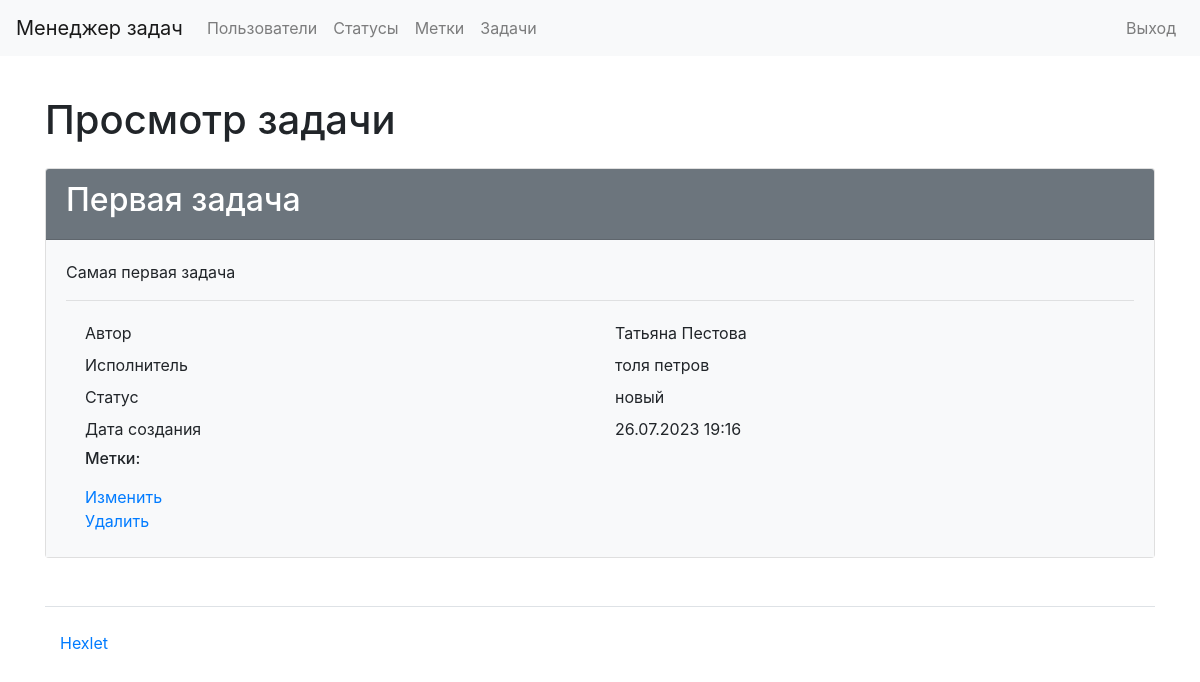
Page /tasks/1/ (signed in) on the earlier database version.
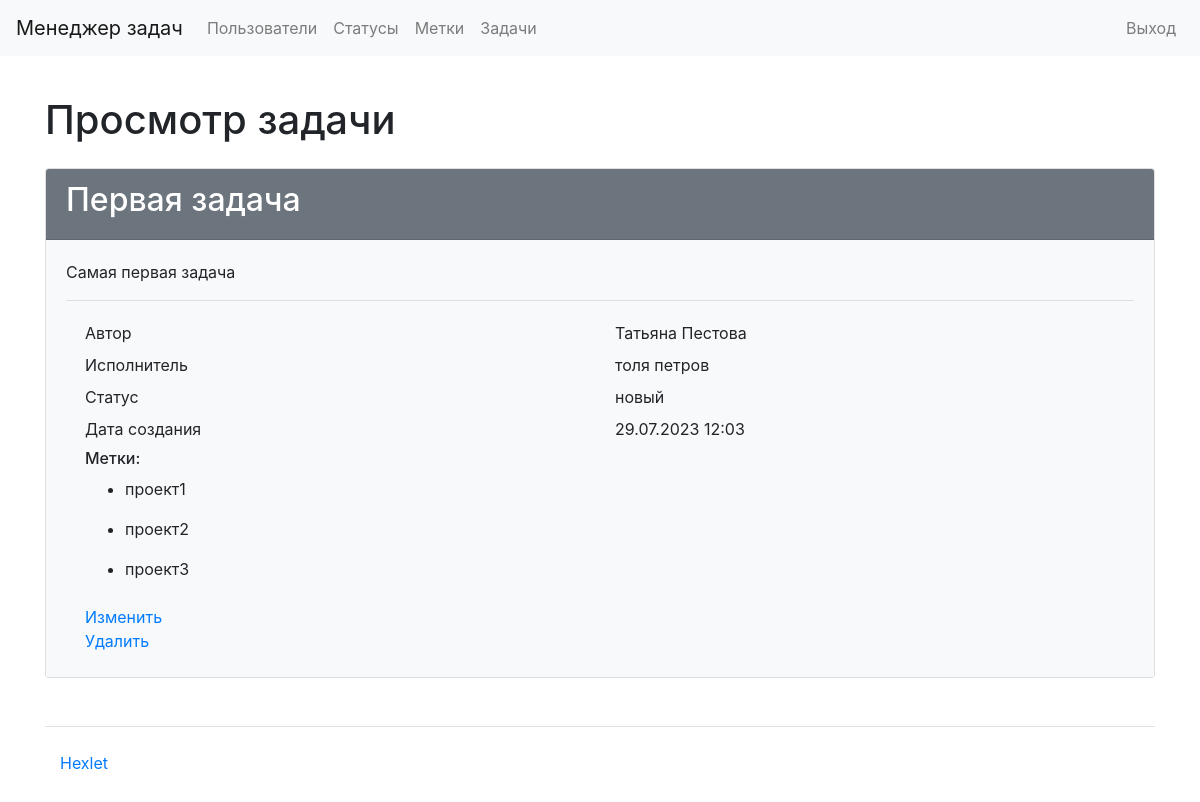
Same page on the later database version.
### task_manager/tasks/models.py (models this page shows, shortened)
class Tasks(models.Model):
    name = models.CharField(max_length=150, verbose_name=_('Name'))
    author = models.ForeignKey(User, on_delete=models.PROTECT,
                               related_name='author',
                               verbose_name=_('Author'))
    description = models.TextField(max_length=10000,
                                   blank=True,
                                   null=True,
                                   verbose_name=_('Description'))
    status = models.ForeignKey(Statuses, on_delete=models.PROTECT,
                               verbose_name=_('Status'))
    executor = models.ForeignKey(User, on_delete=models.PROTECT,
                                 null=True,
                                 blank=True,
                                 related_name='executor',
                                 verbose_name=_('Executor'))
    labels = models.ManyToManyField(Labels, verbose_name=_('Labels'),
                                    through="TasksLabels",
                                    blank=True)
    created_at = models.DateTimeField(auto_now=True)

### task_manager/statuses/models.py (models this page shows)
class Statuses(models.Model):
    name = models.CharField(max_length=100,
                            verbose_name=_('Name'),
                            unique=True)
    created_at = models.DateTimeField(auto_now=True,
                                      verbose_name=_('Creation date'))
    def __str__(self):
        return self.name

### task_manager/labels/models.py (models this page shows)
class Labels(models.Model):
    name = models.CharField(
        max_length=150,
        unique=True,
        blank=False,
        verbose_name=_('Name'),
    )
    date_created = models.DateTimeField(
        auto_now_add=True,
        verbose_name=_('Creation date')
    )
    def __str__(self):
        return self.name

### task_manager/tasks/views.py (the view)
# urls.py: path('<int:pk>/', views.TaskDetailView.as_view(),
class TaskDetailView(AuthRequiredMixin, DetailView):
    template_name = 'tasks/task_detail.html'
    model = Tasks

### task_manager/users/mixins.py (called while the page is built)
    def dispatch(self, request, *args, **kwargs):
        if not request.user.is_authenticated:
            messages.error(request, self.auth_message)
            return redirect(reverse_lazy('login'))
        return super().dispatch(request, *args, **kwargs)

### task_manager/users/models.py (called while the page is built)
    def __str__(self):
        return f'{self.first_name} {self.last_name}'

### task_manager/templates/tasks/task_detail.html
{% extends "base.html" %}
{% load bootstrap4 %}
{% block content %}
{% load i18n %}
<h1 class="my-4">{% trans "Task preview" %}</h1>
<div class="card">
    <div class="card-header bg-secondary text-white">
        <h2>{{ tasks.name }}</h2>
    </div>
    <div class="card-body bg-light">
        <p>{{ tasks.description }}</p>
        <hr>
        <div class="container">
            <div class="row p-1">
              <div class="col">{% trans "Author" %}</div>
              <div class="col">{{ tasks.author }}</div>
            </div>
            <div class="row p-1">
              <div class="col">{% trans "Excutor" %}</div>
              <div class="col">{{ tasks.executor }}</div>
            </div>
            <div class="row p-1">
              <div class="col">{% trans "Status" %}</div>
              <div class="col">{{ tasks.status }}</div>
            </div>
            <div class="row p-1">
              <div class="col">{% trans "Creation date" %}</div>
              <div class="col">{{ tasks.created_at|date:'d.m.Y H:i' }}</div>
            </div>
            <div class="row p-1">
              <div class="col">
                <h6>{% trans "Labels" %}:</h6>
                {% for label in tasks.labels.all %}
                <ul>
                    <li>{{ label }}</li>
                </ul>
                {% endfor %}
              </div>
            </div>
            <div class="row p-1">
              <div class="col">
                <a href="{% url 'task_update' tasks.pk %}">{% trans "Change" %}</a>
                <br>
                <a href="{% url 'task_delete' tasks.pk %}">{% trans "Delete" %}</a>
              </div>
            </div>
          </div>
    </div>
</div>
{% endblock %}

Differences in the rows shown:
changed Tasks "Первая задача": created_at "26.07.2023 19:16" → "29.07.2023 12:03"
added Labels: name "проект1"
added Labels: name "проект2"
added Labels: name "проект3"
